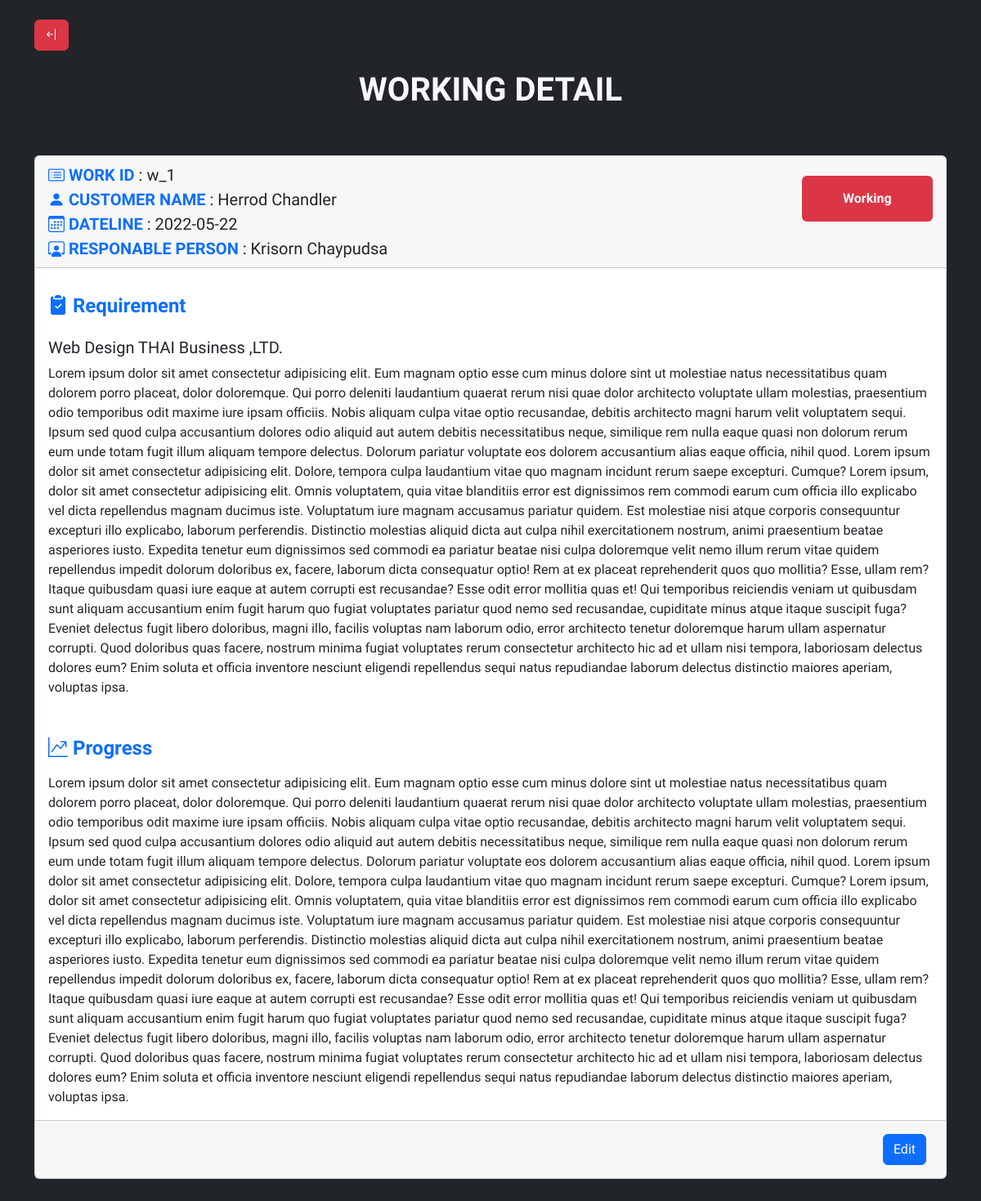
The app's page /detail.php?w_id=w_1 with its own data.
### tables this page shows
CREATE TABLE `tblwork` (
  `idWork` varchar(30) NOT NULL,
  `tel` varchar(11) NOT NULL,
  `headingWork` text NOT NULL,
  `requireWork` text NOT NULL,
  `progress` text NOT NULL,
  `dateLine` date NOT NULL,
  `categoryWorkId` varchar(10) NOT NULL,
  `earnestMoney` int(20) NOT NULL,
  `totalCash` int(20) NOT NULL,
  `employeeId` varchar(10) NOT NULL,
  `status` tinyint(1) NOT NULL
);

CREATE TABLE `tblcustomer` (
  `tel` varchar(11) NOT NULL,
  `name` varchar(20) NOT NULL,
  `contact` text NOT NULL
);

CREATE TABLE `tblemployee` (
  `employeeId` varchar(10) NOT NULL,
  `employeeName` varchar(30) NOT NULL,
  `employeeLastname` varchar(20) NOT NULL,
  `partId` varchar(10) NOT NULL,
  `countWorking` int(10) NOT NULL
);

### detail.php (the view, shortened to what this page needs)
<!DOCTYPE html>
<html lang="en">
<head>
    <link rel="stylesheet" href="style.css">
    <link href="https://cdn.jsdelivr.net/npm/bootstrap@5.2.0-beta1/dist/css/bootstrap.min.css" rel="stylesheet">
    <link rel="stylesheet" href="https://cdn.jsdelivr.net/npm/bootstrap-icons@1.8.2/font/bootstrap-icons.css">
</head>
<body class="bg-dark">
    <div class="container">
        <button class="btn btn-danger mt-4"><a class="text-light fw-bold" href="index.php"><i class="bi bi-arrow-bar-left"></i></a></button>
        <h1 class="d-flex justify-content-center pt-4 pb-5 fw-bold text-light">WORKING DETAIL</h1>
        <div class="row">
            <div class="col-sm-12">
                <?php include('connect.php');
                    $_work_id = $_GET['w_id'];
                    $sql = "SELECT * FROM (((tblwork INNER JOIN tblcustomer ON tblwork.tel = tblcustomer.tel)
                    INNER JOIN tblcategory ON tblwork.categoryWorkId = tblcategory.categoryWorkId)
                    INNER JOIN tblemployee ON tblwork.employeeId = tblemployee.employeeId)
                    WHERE tblwork.idwork = '$_work_id'";
                    $result = mysqli_query($conn,$sql);
                    if(!$result){
                        echo "เกิดข้อผิดพลาดในการแสดงผล";
                    }
                    else{
                        $num_row = mysqli_num_rows($result);
                        if($num_row != 0){
                            while($rs = mysqli_fetch_array($result)){
                                echo "<div class='card mb-5'>";
                                echo "<div class='card-header'>";
                                echo "<div class='row'>";
                                echo "<div class='col-lg-10 fs-5'>";
                                echo "<b class = 'text-primary'><i class='bi bi-card-list'></i> WORK ID</b> : $rs[idWork]<br>";
                                echo "<b class = 'text-primary'><i class='bi bi-person-fill'></i> CUSTOMER NAME</b> : $rs[name]<br>";
                                echo "<b class = 'text-primary'><i class='bi bi-calendar3'></i> DATELINE</b> : $rs[dateLine]<br>";
                                echo "<b class = 'text-primary'><i class='bi bi-person-workspace'></i> RESPONABLE PERSON</b> : $rs[employeeName] $rs[employeeLastname]";
                                echo "</div>";
                                echo "<div class='col-lg-2'>";
                                if($rs['status'] == 1){
                                    echo "<p class='p-3 bg-danger rounded text-light text-center fw-bold mt-3'>Working</p>";
                                }else{
                                    echo "<p class='p-3 bg-success rounded text-light text-center fw-bold mt-3'>Success</p>";
                                }
                                echo "</div>";
                                echo "</div>";
                                echo "</div>";
                                echo "<div class='card-body'>";
                                echo "<h4 class='card-title pb-3 pt-3'>";
                                echo "<b class='text-primary'><i class='bi bi-clipboard2-check-fill'></i> Requirement</b>";
                                echo "</h4>";
                                echo "<h5 class='card-title'>";
                                echo "$rs[headingWork]";
                                echo "</h5>";
                                echo "<div class='card-text'>";
                                echo "$rs[requireWork] Lorem ipsum dolor sit amet consectetur adipisicing elit. Dolore, tempora culpa laudantium vitae quo magnam incidunt rerum saepe excepturi. Cumque? Lorem ipsum, dolor sit amet consectetur adipisicing elit. Omnis voluptatem, quia vitae blanditiis error est dignissimos rem commodi earum cum officia illo explicabo vel dicta repellendus magnam ducimus iste. Voluptatum iure magnam accusamus pariatur quidem. Est molestiae nisi atque corporis consequuntur excepturi illo explicabo, laborum perferendis. Distinctio molestias aliquid dicta aut culpa nihil exercitationem nostrum, animi praesentium beatae asperiores iusto. Expedita tenetur eum dignissimos sed commodi ea pariatur beatae nisi culpa doloremque velit nemo illum rerum vitae quidem repellendus impedit dolorum doloribus ex, facere, laborum dicta consequatur optio! Rem at ex placeat reprehenderit quos quo mollitia? Esse, ullam rem? Itaque quibusdam quasi iure eaque at autem corrupti est recusandae? Esse odit error mollitia quas et! Qui temporibus reiciendis veniam ut quibusdam sunt aliquam accusantium enim fugit harum quo fugiat voluptates pariatur quod nemo sed recusandae, cupiditate minus atque itaque suscipit fuga? Eveniet delectus fugit libero doloribus, magni illo, facilis voluptas nam laborum odio, error architecto tenetur doloremque harum ullam aspernatur corrupti. Quod doloribus quas facere, nostrum minima fugiat voluptates rerum consectetur architecto hic ad et ullam nisi tempora, laboriosam delectus dolores eum? Enim soluta et officia inventore nesciunt eligendi repellendus sequi natus repudiandae laborum delectus distinctio maiores aperiam, voluptas ipsa.";
                                echo "</div>";
                                echo "<h4 class='card-title pt-5 pb-2'>";
                                echo "<b class='text-primary'><i class='bi bi-graph-up-arrow'></i> Progress</b>";
                                echo "</h4>";
                                echo "<div class='card-text'>";
                                echo "$rs[progress] Lorem ipsum dolor sit amet consectetur adipisicing elit. Dolore, tempora culpa laudantium vitae quo magnam incidunt rerum saepe excepturi. Cumque? Lorem ipsum, dolor sit amet consectetur adipisicing elit. Omnis voluptatem, quia vitae blanditiis error est dignissimos rem commodi earum cum officia illo explicabo vel dicta repellendus magnam ducimus iste. Voluptatum iure magnam accusamus pariatur quidem. Est molestiae nisi atque corporis consequuntur excepturi illo explicabo, laborum perferendis. Distinctio molestias aliquid dicta aut culpa nihil exercitationem nostrum, animi praesentium beatae asperiores iusto. Expedita tenetur eum dignissimos sed commodi ea pariatur beatae nisi culpa doloremque velit nemo illum rerum vitae quidem repellendus impedit dolorum doloribus ex, facere, laborum dicta consequatur optio! Rem at ex placeat reprehenderit quos quo mollitia? Esse, ullam rem? Itaque quibusdam quasi iure eaque at autem corrupti est recusandae? Esse odit error mollitia quas et! Qui temporibus reiciendis veniam ut quibusdam sunt aliquam accusantium enim fugit harum quo fugiat voluptates pariatur quod nemo sed recusandae, cupiditate minus atque itaque suscipit fuga? Eveniet delectus fugit libero doloribus, magni illo, facilis voluptas nam laborum odio, error architecto tenetur doloremque harum ullam aspernatur corrupti. Quod doloribus quas facere, nostrum minima fugiat voluptates rerum consectetur architecto hic ad et ullam nisi tempora, laboriosam delectus dolores eum? Enim soluta et officia inventore nesciunt eligendi repellendus sequi natus repudiandae laborum delectus distinctio maiores aperiam, voluptas ipsa.";
                                echo "</div>";
                                echo "</div>";
                                echo "<div class='card-footer d-flex p-3 pe-4 justify-content-lg-end'>";
                                echo "<button type='button' class='btn btn-primary' data-bs-toggle='modal' data-bs-target='#modal_edit' data-whatever='@getbootstrap'>Edit</button>";
                                echo "</div>";
                                echo "</div>";
                            }
                        }
                    }
                ?>
            </div>
        </div>
    </div>
</body>
</html>

### style.css (style rules this page uses)
* { font-family: 'Mitr', sans-serif; }

### records on screen
tblwork: idWork "w_1", tel.name "Herrod Chandler", dateLine "2022-05-22", employeeId.employeeName "Krisorn", employeeId.employeeLastname "Chaypudsa", status "Working", headingWork "Web Design THAI Business ,LTD.", requireWork "Lorem ipsum dolor sit amet consectetur adipisicing elit. Eum magnam optio esse cum minus dolore sint ut molestiae natus necessitatibus quam dolorem porro placeat, dolor doloremque. Qui porro deleniti laudantium quaerat rerum nisi quae dolor architecto voluptate ullam molestias, praesentium odio temporibus odit maxime iure ipsam officiis. Nobis aliquam culpa vitae optio recusandae, debitis architecto magni harum velit voluptatem sequi. Ipsum sed quod culpa accusantium dolores odio aliquid aut autem debitis necessitatibus neque, similique rem nulla eaque quasi non dolorum rerum eum unde totam fugit illum aliquam tempore delectus. Dolorum pariatur voluptate eos dolorem accusantium alias eaque…", progress "Lorem ipsum dolor sit amet consectetur adipisicing elit. Eum magnam optio esse cum minus dolore sint ut molestiae natus necessitatibus quam dolorem porro placeat, dolor doloremque. Qui porro deleniti laudantium quaerat rerum nisi quae dolor architecto voluptate ullam molestias, praesentium odio temporibus odit maxime iure ipsam officiis. Nobis aliquam culpa vitae optio recusandae, debitis architecto magni harum velit voluptatem sequi. Ipsum sed quod culpa accusantium dolores odio aliquid aut autem debitis necessitatibus neque, similique rem nulla eaque quasi non dolorum rerum eum unde totam fugit illum aliquam tempore delectus. Dolorum pariatur voluptate eos dolorem accusantium alias eaque…"
